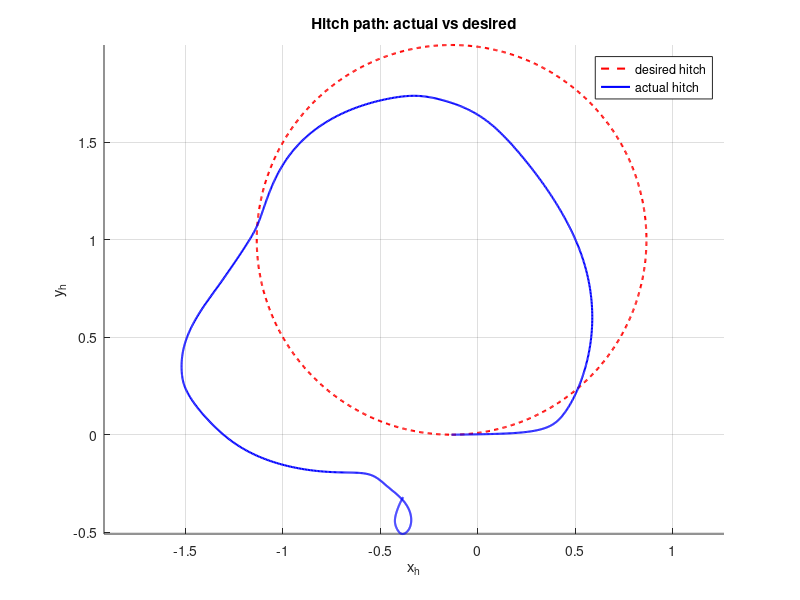
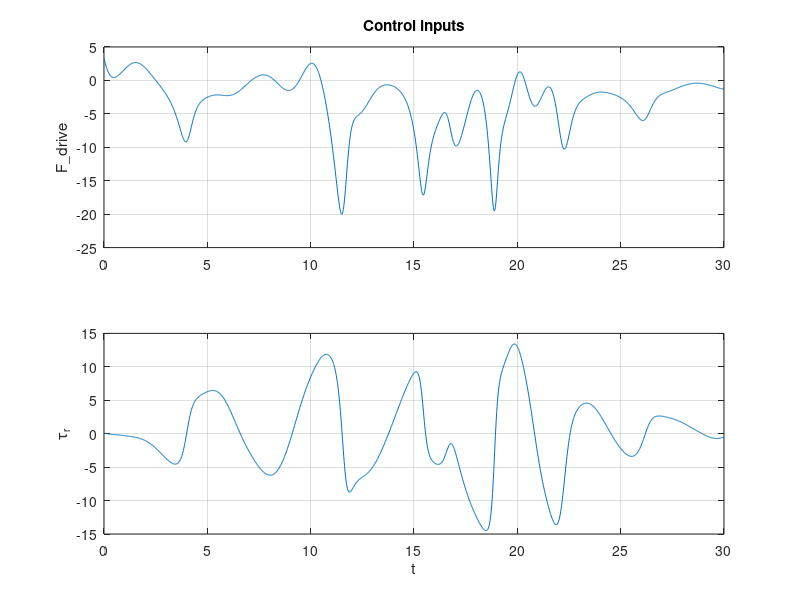

Recreate these plots in MATLAB, in order.
% printLog.m
% -------------------------------------------------------------------------
% Utility script to load a saved simulation log (log.mat) and visualize:
%   1) Hitch reference (desired) path vs. actual hitch path in XY-plane
%   2) Control inputs over time: drive force F_drive and yaw torque tau_r
%
% Expected structure inside log.mat:
%   log.t    : [N x 1] time vector
%   log.y    : [N x 2] actual hitch position [x_h, y_h]
%   log.yd   : [N x 2] desired hitch position [x_h, y_h]
%   log.u    : [N x 2] control inputs [F_drive, tau_r]
%
% Make sure that 'log.mat' is in the current MATLAB folder or on the path
% before running this script.
% -------------------------------------------------------------------------

% Load log from file
loadinglog = load('log.mat');
log        = loadinglog.log;

% =========================================================
% 1) Hitch actual vs desired path
% =========================================================
figure('Color','w'); hold on; grid on; axis equal;
plot(log.yd(:,1), log.yd(:,2), 'r--', 'LineWidth', 1.5);  % desired hitch path
plot(log.y(:,1),  log.y(:,2),  'b-',  'LineWidth', 1.5);  % actual hitch path
xlabel('x_h'); ylabel('y_h');
legend('desired hitch','actual hitch','Location','Best');
title('Hitch path: actual vs desired');

% =========================================================
% 2) Control inputs over time
% =========================================================
figure;
subplot(2,1,1);
plot(log.t, log.u(:,1));
ylabel('F\_drive'); grid on;
title('Control inputs');

subplot(2,1,2);
plot(log.t, log.u(:,2));
ylabel('\tau_r'); xlabel('t'); grid on;
